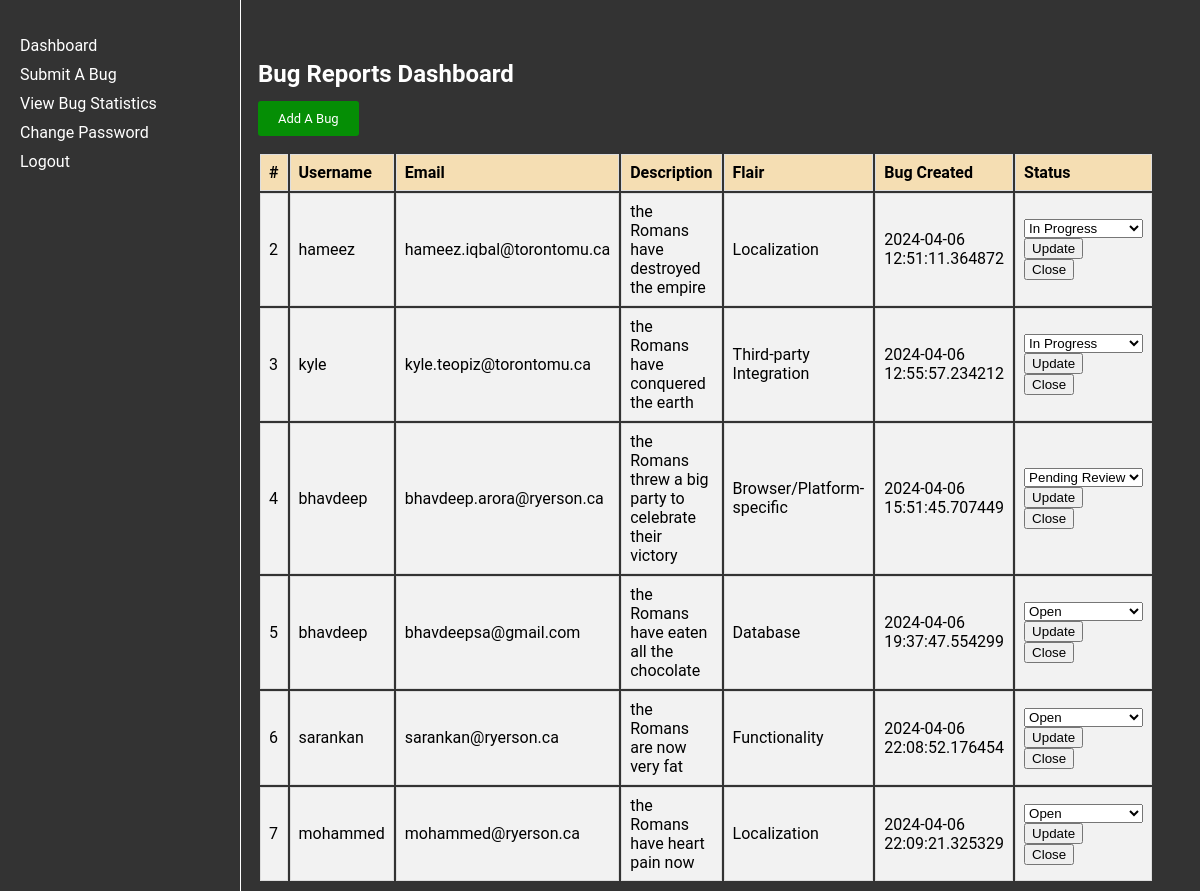
/dashboard, run on the app's committed database.
### app.py (models this page shows)
class Bug(db.Model, UserMixin):
    id = db.Column(db.Integer, primary_key=True)
    username = db.Column(db.String(20), nullable=False)
    email = db.Column(db.String(50), nullable=False)
    bug_description = db.Column(db.String(800), nullable=False)
    bug_flair = db.Column(db.String(20), nullable=True)
    bug_status = db.Column(db.String(20), nullable=True)
    timestamp = db.Column(db.DateTime, nullable=False, default=datetime.now)

### app.py (the view)
@app.route('/dashboard', methods=['GET', 'POST'])
def dashboard():
    bug_reports = Bug.query.all()
    return render_template('dashboard.html', bug_reports=bug_reports)

### templates/dashboard.html (shortened to what this page needs)
<!DOCTYPE html>
<html lang="en">
<head>
    <link rel="stylesheet" href="../static/dashboard.css">
</head>
<body>
    <div class="navbar">
        <ul>
            <li><a href="{{ url_for('dashboard') }}">Dashboard</a></li>
            <li><a href="{{ url_for('submit_bug') }}">Submit A Bug</a></li>
            <li><a href="{{ url_for('bug_graphs') }}">View Bug Statistics</a></li>
            <li><a href="{{ url_for('change_password')}}">Change Password</a></li>
            <li><a href="{{ url_for('logout') }}">Logout</a></li>
        </ul>
    </div>
    <div class="table">
        <h2>Bug Reports Dashboard</h2>
        <a href="{{ url_for('submit_bug') }}" class="add-a-bug">Add A Bug</a>
        <table class="bug-report-table">
            <tr>
                <th>#</th>
                <th>Username</th>
                <th>Email</th>
                <th>Description</th>
                <th>Flair</th>
                <th>Bug Created</th>
                <th>Status</th>
            </tr>
            {% for bug in bug_reports %}
            <tr>
                <td>{{ bug.id }}</td>
                <td>{{ bug.username }}</td>
                <td>{{ bug.email }}</td>
                <td>{{ bug.bug_description }}</td>
                <td>{{ bug.bug_flair }}</td>
                <td>{{ bug.timestamp }}</td>
                <td>
                    <form method="POST" action="{{ url_for('update_bug_status', bug_id=bug.id) }}">
                        <select name="bug_status">
                            <option value="Open" {% if bug.bug_status == 'Open' %} selected {% endif %}>Open</option>
                            <option value="In Progress" {% if bug.bug_status == 'In Progress' %} selected {% endif %}>In Progress</option>
                            <option value="Pending Review" {% if bug.bug_status == 'Pending Review' %} selected {% endif %}>Pending Review</option>
                        </select>
                        <input type="submit" value="Update">
                    </form>
                    <form method="POST" action="{{ url_for('close_bug', bug_id=bug.id) }}">
                        <input type="submit" value="Close">
                    </form>
                </td>
            </tr>
            {% endfor %}
        </table>
    </div>
</body>
</html>

### static/dashboard.css (style rules this page uses)
body { font-family: "Roboto", sans-serif; background-color: #333; }
h2 { color: white; }
.navbar { width: 200px; height: 100%; position: fixed; top: 0; left: 0; background-color: #333; padding: 20px; color: white; border-right: 1px solid white; }
.navbar ul { list-style-type: none; padding: 0; }
.navbar li { margin-bottom: 10px; }
.navbar li a { color: white; text-decoration: none; }
.table { margin-left: 250px; width: calc(98% - 300px); margin-top: 60px; border-collapse: collapse; }
.table th, .table td { border: 1px solid #ddd; padding: 8px; }
.table th { background-color: wheat; text-align: left; }
.table tr:nth-child(even) { background-color: #f2f2f2; }
.table tr { background-color: #f2f2f2; }
.add-a-bug { background-color: rgb(5, 142, 5); color: #fff; border: none; border-radius: 3px; padding: 10px 20px; cursor: pointer; text-decoration: none; font-size: small; }
.bug-report-table { margin-top: 25px; }

### data on the page
Bug: id "2", username "hameez", email "hameez.iqbal@torontomu.ca", bug_description "the Romans have destroyed the empire", bug_flair "Localization", timestamp "2024-04-06 12:51:11.364872", bug_status "In Progress"
Bug: id "3", username "kyle", email "kyle.teopiz@torontomu.ca", bug_description "the Romans have conquered the earth", bug_flair "Third-party Integration", timestamp "2024-04-06 12:55:57.234212", bug_status "In Progress"
Bug: id "4", username "bhavdeep", email "bhavdeep.arora@ryerson.ca", bug_description "the Romans threw a big party to celebrate their victory", bug_flair "Browser/Platform-specific", timestamp "2024-04-06 15:51:45.707449", bug_status "Pending Review"
Bug: id "5", username "bhavdeep", email "bhavdeepsa@gmail.com", bug_description "the Romans have eaten all the chocolate", bug_flair "Database", timestamp "2024-04-06 19:37:47.554299", bug_status "Open"
Bug: id "6", username "sarankan", email "sarankan@ryerson.ca", bug_description "the Romans are now very fat", bug_flair "Functionality", timestamp "2024-04-06 22:08:52.176454", bug_status "Open"
Bug: id "7", username "mohammed", email "mohammed@ryerson.ca", bug_description "the Romans have heart pain now", bug_flair "Localization", timestamp "2024-04-06 22:09:21.325329", bug_status "Open"
